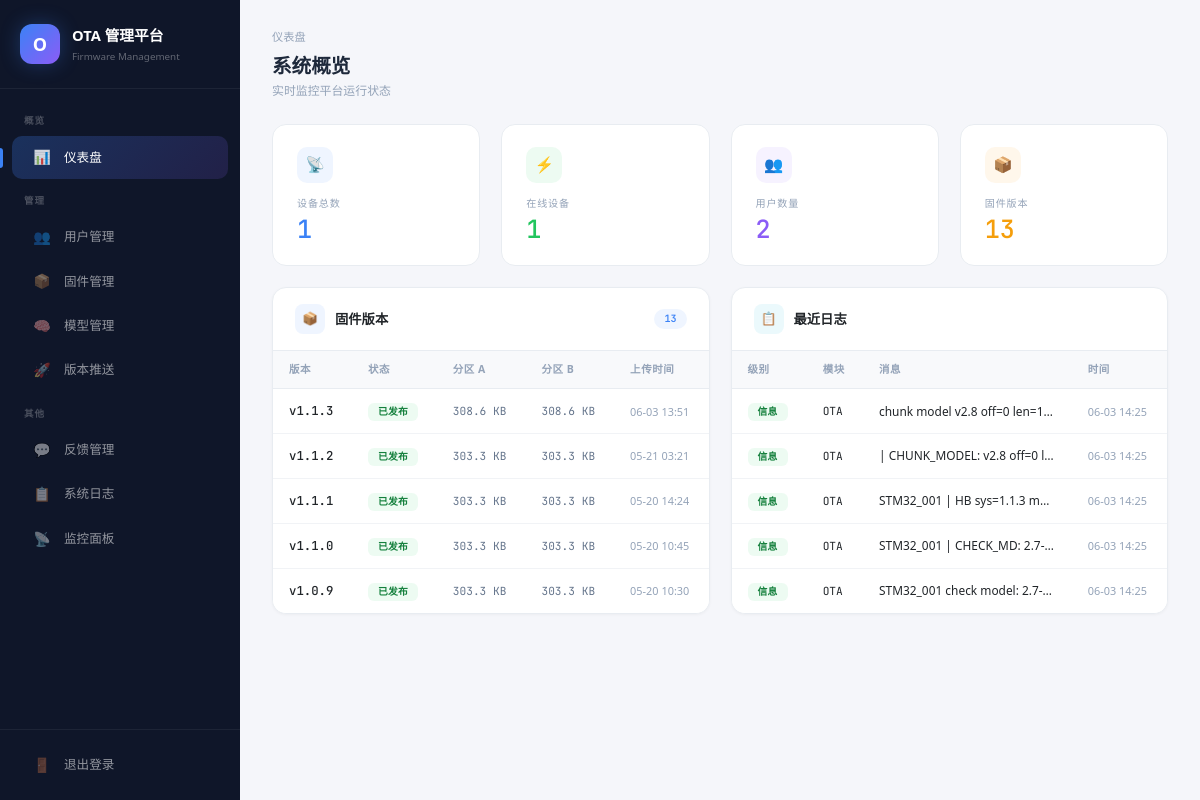
The page /admin (signed in) on the database its author committed.
### app.py (models this page shows)
class Firmware(db.Model):
    id = db.Column(db.Integer, primary_key=True)
    version = db.Column(db.String(16), unique=True, nullable=False)
    device_model = db.Column(db.String(32), default='STM32F407ZGT6')
    filename = db.Column(db.String(256), nullable=False)
    file_path = db.Column(db.String(512), nullable=False)
    file_size = db.Column(db.Integer, default=0)
    file_md5 = db.Column(db.String(32), default='')
    filename_b = db.Column(db.String(256), default='')
    file_path_b = db.Column(db.String(512), default='')
    file_size_b = db.Column(db.Integer, default=0)
    file_md5_b = db.Column(db.String(32), default='')
    release_notes = db.Column(db.Text, default='')
    is_active = db.Column(db.Boolean, default=False)
    uploaded_by = db.Column(db.Integer, db.ForeignKey('user.id'))
    created_at = db.Column(db.DateTime, default=utcnow)
    published_at = db.Column(db.DateTime)

### app.py (the view)
@app.route('/admin')
@admin_required
def admin_dashboard():
    return render_template('admin_dashboard.html',
        users=User.query.all(),
        devices=Device.query.all(),
        firmwares=Firmware.query.order_by(Firmware.created_at.desc()).all(),
        models=ModelVersion.query.order_by(ModelVersion.created_at.desc()).all(),
        unread_feedbacks=Feedback.query.filter_by(status='unread').count(),
        online_devices=Device.query.filter_by(is_online=True).count(),
        total_devices=Device.query.count(),
        total_users=User.query.count(),
        recent_logs=ServerLog.query.order_by(
            ServerLog.created_at.desc()).limit(5).all())

### app.py (called while the page is built)
@app.after_request
def set_connection_header(response):
    if any(request.path.startswith(p) for p in _DOWNLOAD_PREFIXES):
        response.headers['Connection'] = 'keep-alive'
    return response

@login_manager.user_loader
def load_user(user_id):
    return db.session.get(User, int(user_id))

def admin_required(f):
    @wraps(f)
    def decorated(*args, **kwargs):
        if not current_user.is_authenticated:
            return redirect(url_for('login'))
        if current_user.role != 'admin':
            abort(403)
        return f(*args, **kwargs)
    return decorated

### templates/admin_dashboard.html (shortened to what this page needs)
{% extends "base.html" %}
{% block content %}
<div class="page-header">
    <div class="breadcrumb-bar"><span>仪表盘</span></div>
    <h4>系统概览</h4>
    <div class="sub">实时监控平台运行状态</div>
</div>
<div class="row g-4 mb-4">
    <div class="col-md-3"><div class="stat-card anim-1">
        <div class="stat-icon" style="background:var(--accent-light);color:var(--accent)">📡</div>
        <div class="stat-label">设备总数</div>
        <div class="stat-val" style="color:var(--accent)">{{ total_devices }}</div>
    </div></div>
    <div class="col-md-3"><div class="stat-card anim-2">
        <div class="stat-icon" style="background:var(--ok-light);color:var(--ok)">⚡</div>
        <div class="stat-label">在线设备</div>
        <div class="stat-val" style="color:var(--ok)">{{ online_devices }}</div>
    </div></div>
    <div class="col-md-3"><div class="stat-card anim-3">
        <div class="stat-icon" style="background:var(--purple-light);color:var(--purple)">👥</div>
        <div class="stat-label">用户数量</div>
        <div class="stat-val" style="color:var(--purple)">{{ total_users }}</div>
    </div></div>
    <div class="col-md-3"><div class="stat-card anim-4">
        <div class="stat-icon" style="background:var(--warn-light);color:var(--warn)">📦</div>
        <div class="stat-label">固件版本</div>
        <div class="stat-val" style="color:var(--warn)">{{ firmwares | length }}</div>
    </div></div>
</div>
<div class="row g-4">
    <div class="col-lg-6">
        <div class="card anim-2">
            <div class="card-header">
                <div class="card-header-icon blue">📦</div><span>固件版本</span>
                <span class="count-badge">{{ firmwares | length }}</span>
            </div>
            <div class="card-body p-0">
                {% if firmwares %}
                <table class="table table-hover mb-0">
                    <thead><tr><th>版本</th><th>状态</th><th>分区 A</th><th>分区 B</th><th>上传时间</th></tr></thead>
                    <tbody>
                    {% for fw in firmwares[:5] %}
                    <tr>
                        <td><span class="ver-text">v{{ fw.version }}</span></td>
                        <td>{% if fw.is_active %}<span class="badge badge-success">已发布</span>{% else %}<span class="badge" style="background:#f1f5f9;color:#64748b">未发布</span>{% endif %}</td>
                        <td><span class="size-text">{{ '%.1f' | format(fw.file_size/1024) }} KB</span></td>
                        <td>{% if fw.file_path_b %}<span class="size-text">{{ '%.1f' | format(fw.file_size_b/1024) }} KB</span>{% else %}<span style="color:var(--text-muted);font-size:0.78rem;">—</span>{% endif %}</td>
                        <td><span class="time-text">{{ fw.created_at.strftime('%m-%d %H:%M') }}</span></td>
                    </tr>
                    {% endfor %}
                    </tbody>
                </table>
                {% else %}
                <div class="empty-state"><div class="empty-icon">📦</div><div class="empty-text">暂无固件</div></div>
                {% endif %}
            </div>
        </div>
    </div>
    <div class="col-lg-6">
        <div class="card anim-3">
            <div class="card-header">
                <div class="card-header-icon cyan">📋</div><span>最近日志</span>
            </div>
            <div class="card-body p-0">
                {% if recent_logs %}
                <table class="table table-hover mb-0">
                    <thead><tr><th>级别</th><th>模块</th><th>消息</th><th>时间</th></tr></thead>
                    <tbody>
                    {% for l in recent_logs %}
                    <tr>
                        <td>{% if l.level == 'WARNING' %}<span class="badge badge-pending">警告</span>{% elif l.level == 'ERROR' %}<span class="badge badge-failed">错误</span>{% else %}<span class="badge badge-success">信息</span>{% endif %}</td>
                        <td><span style="font-family:var(--font-mono);font-size:0.8rem;">{{ l.module }}</span></td>
                        <td style="max-width:200px;overflow:hidden;text-overflow:ellipsis;white-space:nowrap;">{{ l.message }}</td>
                        <td><span class="time-text">{{ l.created_at.strftime('%m-%d %H:%M') }}</span></td>
                    </tr>
                    {% endfor %}
                    </tbody>
                </table>
                {% else %}
                <div class="empty-state"><div class="empty-icon">📋</div><div class="empty-text">暂无日志</div></div>
                {% endif %}
            </div>
        </div>
    </div>
</div>
{% endblock %}

### templates/base.html (style rules this page uses)
:root { --bg:#f5f6fa;--sidebar-bg:#0f1629;--sidebar-hover:rgba(255,255,255,0.08);--sidebar-active:linear-gradient(135deg,rgba(59,130,246,0.25),rgba(139,92,246,0.15));--card-bg:#fff;--border:#e8ecf1;--text-primary:#1e293b;--text-secondary:#64748b;--text-muted:#94a3b8;--accent:#3b82f6;--accent-light:rgba(59,130,246,0.08);--ok:#22c55e;--ok-light:rgba(34,197,94,0.08);--warn:#f59e0b;--warn-light:rgba(245,158,11,0.08);--danger:#ef4444;--danger-light:rgba(239,68,68,0.08);--purple:#8b5cf6;--purple-light:rgba(139,92,246,0.08);--cyan:#06b6d4;--cyan-light:rgba(6,182,212,0.08);--radius:14px;--radius-sm:10px;--shadow-sm:0 1px 3px rgba(0,0,0,0.04);--shadow:0 4px 16px rgba(0,0,0,0.06);--font-body:'Noto Sans SC',system-ui,sans-serif;--font-mono:'JetBrains Mono','Menlo',monospace }
* { margin:0;padding:0;box-sizing:border-box }
html { font-size:14px }
body { background:var(--bg);color:var(--text-primary);font-family:var(--font-body);line-height:1.6;-webkit-font-smoothing:antialiased }
.page-header { margin-bottom:24px;animation:fadeUp 0.4s ease both }
.page-header h4 { font-weight:700;font-size:1.4rem;margin-bottom:4px }
.page-header .sub { color:var(--text-muted);font-size:0.85rem }
.breadcrumb-bar { display:flex;align-items:center;gap:8px;font-size:0.8rem;color:var(--text-muted);margin-bottom:8px }
.card { border:1px solid var(--border);border-radius:var(--radius);background:var(--card-bg);box-shadow:var(--shadow-sm);transition:all 0.3s;overflow:hidden }
.card-header { background:transparent;border-bottom:1px solid var(--border);padding:16px 22px;font-weight:600;font-size:0.95rem;display:flex;align-items:center;gap:10px;border-radius:var(--radius) var(--radius) 0 0!important }
.card-header-icon { width:30px;height:30px;border-radius:8px;display:flex;align-items:center;justify-content:center;font-size:0.9rem;flex-shrink:0 }
.card-header-icon.blue { background:var(--accent-light);color:var(--accent) }
.card-header-icon.cyan { background:var(--cyan-light);color:var(--cyan) }
.card-header .count-badge { margin-left:auto;background:var(--accent-light);color:var(--accent);font-size:0.72rem;font-weight:600;padding:2px 10px;border-radius:12px;font-family:var(--font-mono) }
.card-body { padding:20px 22px }
.table { margin-bottom:0;font-size:0.85rem }
.table thead th { background:#f8f9fb;font-weight:600;font-size:0.75rem;color:var(--text-muted);text-transform:uppercase;letter-spacing:0.05em;padding:10px 16px;border-bottom:1px solid var(--border) }
.table tbody td { padding:12px 16px;vertical-align:middle;border-bottom:1px solid #f1f3f6 }
.table tbody tr { transition:background 0.15s }
.table tbody tr:last-child td { border-bottom:none }
.badge { font-weight:600;font-size:0.7rem;padding:4px 10px;border-radius:6px;letter-spacing:0.02em }
.badge-success { background:var(--ok-light);color:#15803d }
.ver-text { font-family:var(--font-mono);font-weight:500;font-size:0.88rem }
.size-text { font-family:var(--font-mono);font-size:0.8rem;color:var(--text-secondary) }
.time-text { font-size:0.78rem;color:var(--text-muted) }
.anim-1 { animation:fadeUp 0.4s ease both;animation-delay:0.05s }
.anim-2 { animation:fadeUp 0.4s ease both;animation-delay:0.1s }
.anim-3 { animation:fadeUp 0.4s ease both;animation-delay:0.15s }
.anim-4 { animation:fadeUp 0.4s ease both;animation-delay:0.2s }
.stat-card { background:var(--card-bg);border:1px solid var(--border);border-radius:var(--radius);padding:22px 24px;position:relative;overflow:hidden;transition:all 0.3s }
.stat-card::before { content:'';position:absolute;top:0;left:0;right:0;height:2px;background:linear-gradient(90deg,transparent,var(--accent),transparent);opacity:0;transition:opacity 0.3s }
.stat-icon { width:36px;height:36px;border-radius:10px;display:flex;align-items:center;justify-content:center;font-size:1.1rem;margin-bottom:12px }
.stat-label { font-size:0.72rem;color:var(--text-muted);text-transform:uppercase;letter-spacing:0.08em;margin-bottom:4px }
.stat-val { font-family:var(--font-mono);font-size:1.8rem;font-weight:500;line-height:1.1 }

### rows shown on the page
Firmware: version "1.1.3", is_active "已发布", fw.file_size/1024 "308.6", fw.file_size_b/1024 "308.6", created_at "06-03 13:51"
Firmware: version "1.1.2", is_active "已发布", fw.file_size/1024 "303.3", fw.file_size_b/1024 "303.3", created_at "05-21 03:21"
Firmware: version "1.1.1", is_active "已发布", fw.file_size/1024 "303.3", fw.file_size_b/1024 "303.3", created_at "05-20 14:24"
Firmware: version "1.1.0", is_active "已发布", fw.file_size/1024 "303.3", fw.file_size_b/1024 "303.3", created_at "05-20 10:45"
Firmware: version "1.0.9", is_active "已发布", fw.file_size/1024 "303.3", fw.file_size_b/1024 "303.3", created_at "05-20 10:30"

### other values the page prints
{{ total_devices }} "1"
{{ online_devices }} "1"
{{ total_users }} "2"
{{ firmwares | length }} "13"
{{ l.module }} "OTA" "OTA" "OTA" "OTA" "OTA"
{{ l.message }} "chunk model v2.8 off=0 len=1…" "| CHUNK_MODEL: v2.8 off=0 l…" "STM32_001 | HB sys=1.1.3 m…" "STM32_001 | CHECK_MD: 2.7-…" "STM32_001 check model: 2.7-…"
{{ l.created_at.strftime('%m-%d %H:%M') }} "06-03 14:25" "06-03 14:25" "06-03 14:25" "06-03 14:25" "06-03 14:25"
